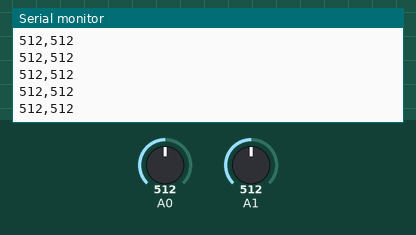
Recording of a sketch running on a simulated Arduino Uno, built with avr-gcc and run on an emulated ATmega328P. On the bench: the last lines printed to the serial monitor. The test bench sets the inputs (shaded band); at power-on: A0 = 512, A1 = 512.

Above: at 1.2 s.
1.3 s: A0 set to 982
At 1.9 s:
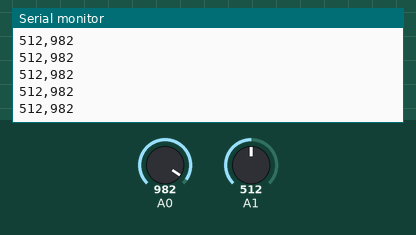
2.8 s: A0 set to 1014
At 3.7 s:
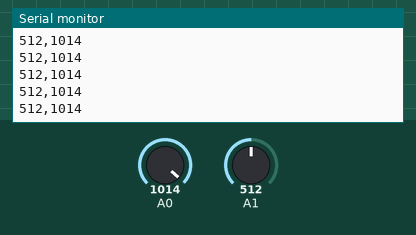
4.3 s: A0 set to 11
At 5.0 s:
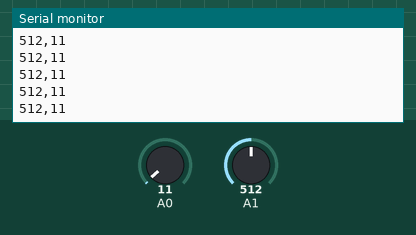
5.8 s: A0 set to 8
At 6.3 s:
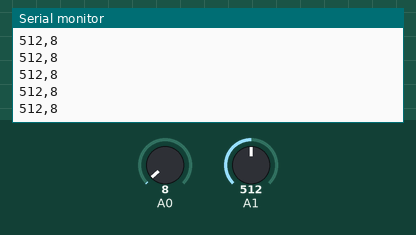
7.3 s: A1 set to 989
At 8.1 s:
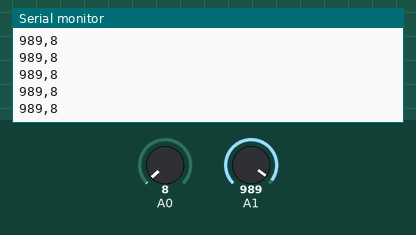
8.8 s: A1 set to 1015
At 9.8 s:
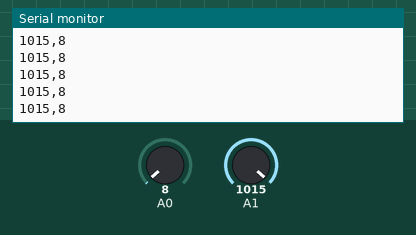
Timing chart, 0 to 11.8 s (numbered marks = the images above; inputs shaded):
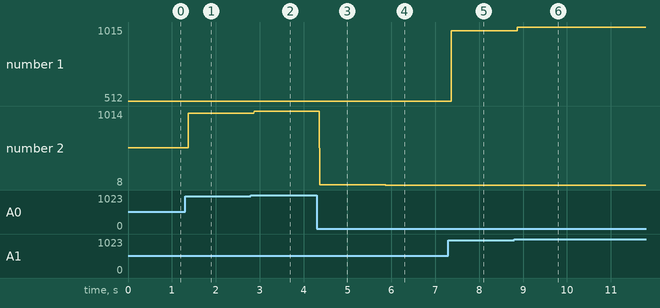

Measured:
- after the input at 1.3 s, the serial monitor: prints a new line after 0.08 s (image 1)
- after the input at 2.8 s, the serial monitor: prints a new line after 0.07 s (image 2)
- after the input at 4.3 s, the serial monitor: prints a new line after 0.07 s (image 3)
- after the input at 5.8 s, the serial monitor: prints a new line after 0.07 s (image 4)
- after the input at 7.3 s, the serial monitor: prints a new line after 0.07 s (image 5)
- after the input at 8.8 s, the serial monitor: prints a new line after 0.07 s (image 6)
- plotted number 1: 512 → 989 after the input at 7.3 s, 989 → 1015 after the input at 8.8 s
- plotted number 2: 512 → 982 after the input at 1.3 s, 982 → 1014 after the input at 2.8 s, 1014 → 11 after the input at 4.3 s, 11 → 8 after the input at 5.8 s

The sketch:

ldr_test.ino
```cpp
void setup() {
  Serial.begin(9600); // sets up the monitor
}

void loop() {
  int sensorValue = analogRead(A1);
  int sensorValue2 = analogRead(A0);

  Serial.print(sensorValue); // prints value to the monitor
  Serial.print(","); // prints value to the monitor
  Serial.println(sensorValue2); // prints value to the monitor
}
```
